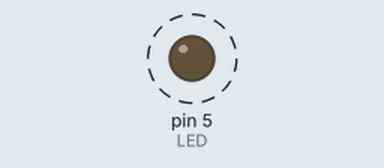
Bench run of a sketch on a simulated Arduino Uno, built with avr-gcc and run on an emulated ATmega328P. On the bench: output pins drawn as LEDs (lit = HIGH). Dashed ring = blinking. What the sketch prints to the serial monitor is not drawn.

Above: at 0.5 s.
Timing chart, 0 to 4.6 s (numbered marks = the images above):
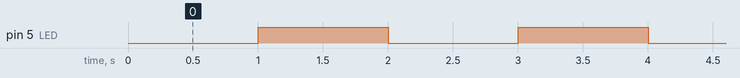

Measured:
- by itself, pin 5 (LED): alternates HIGH for 1.0 s and LOW for 1.0 s

The sketch:

Harjoitus_02.ino
```cpp
#define LED 5
#define LEDON LOW
#define LEDOFF HIGH

void setup(){
  pinMode(LED, OUTPUT);
  Serial.begin(9600);
}

int viive = 1000;

void loop(){
  digitalWrite(LED, LEDON);
  Serial.println("Palaa");
  delay(viive);
  digitalWrite(LED, LEDOFF);
  Serial.println("Sammuu");
  delay(viive);
}
```
